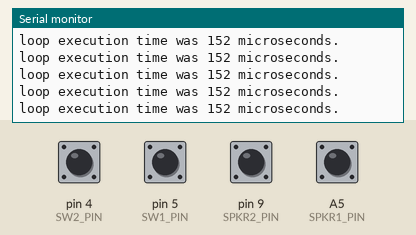
Recording of a sketch running on a simulated Arduino Uno, built with avr-gcc and run on an emulated ATmega328P. Parts: the last lines printed to the serial monitor. The test bench sets the inputs (shaded band); at power-on: A5 (SPKR1_PIN), pin 4 (SW2_PIN), pin 5 (SW1_PIN), pin 9 (SPKR2_PIN) HIGH.

Above: at 1.2 s.
1.3 s: pin 4 (SW2_PIN) pulled LOW for 0.15 s
At 1.44 s:
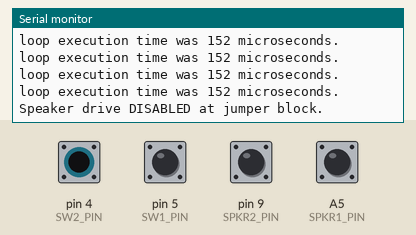
4.4 s: pin 5 (SW1_PIN) pulled LOW for 0.15 s
At 4.52 s:
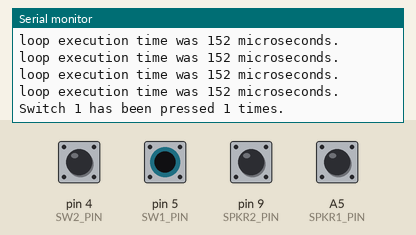
7.5 s: pin 4 (SW2_PIN) pulled LOW for 1 s
At 7.6 s:
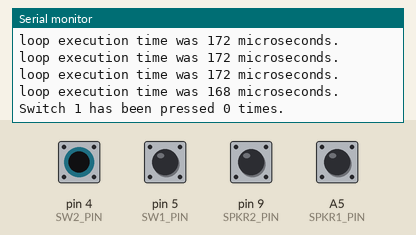
11.5 s: pin 5 (SW1_PIN) pulled LOW for 1 s
At 11.71 s:
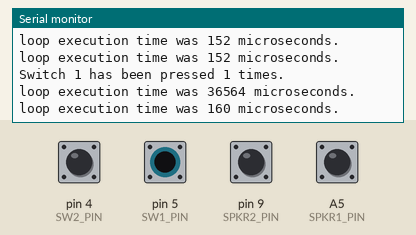
15.5 s: pin 4 (SW2_PIN) pulled LOW for 0.15 s
At 15.68 s:
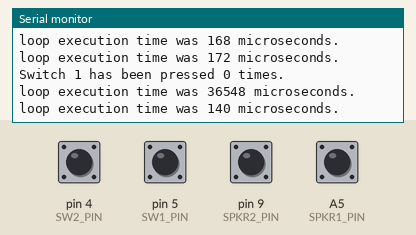
18.6 s: pin 5 (SW1_PIN) pulled LOW for 0.15 s
At 18.85 s:
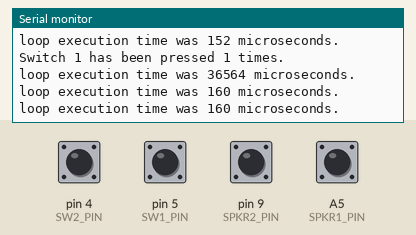
Timing chart, 0 to 21.6 s (numbered marks = the images above; inputs shaded):
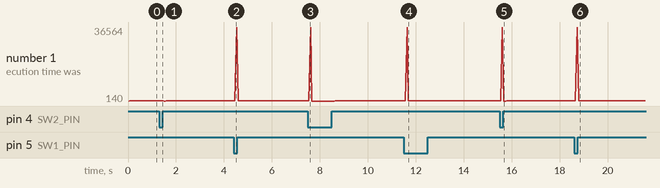

The sketch:

_4_6.ino
```cpp
// CPET-202 RIT Lab 4 starting code

#define CLK_FF_PIN       13
#define D_FF_PIN         12
#define SPKR1_PIN        A5

#define SW1_PIN          5
//Added
#define SW2_PIN          4
#define SPKR2_PIN        9
//end
#define QTR1_PIN         A3
#define QTR2_PIN         A4

boolean isSw1Pressed, prevIsSw1Pressed = false, isSw1Up2Dn, isSw1Dn2Up, isSw1Change;
boolean isSw2Pressed, prevIsSw2Pressed = false, isSw2Up2Dn, isSw2Dn2Up, isSw2Change;
int beepPin; // a variable since it is not known yet which pin has the speaker attached
int numTimesPressed=0;
long startMicroseconds=0, elapsedMicroseconds=0;

//***********************************************************************************
void setup()
{
  configureBoardPins();
  Serial.begin(9600);
  Serial.println(F("Lab 4: Configuration Detection"));
  beepPin = getActiveBeepPin();
}

//***********************************************************************************
void loop()
{
  startMicroseconds=micros(); // to measure execution time
  digitalWrite(QTR2_PIN,HIGH); // connect oscilloscope probe to this pin.

  updateSwitchStates(); // function call to update state of switches (pressed/not pressed)
  countSwitchPresses(); // increment or decrement counter of switch presses
  //  countSwitchPressesUsingStateMachine(); // avoids any risk of switch bounce
  lightUpBarGraph(numTimesPressed); // light all LEDs from bottom up to numTimesPressed level

  digitalWrite(QTR2_PIN,LOW);
  elapsedMicroseconds=micros()-startMicroseconds; // to measure execution time
  Serial.print("loop execution time was ");
  Serial.print(elapsedMicroseconds);
  Serial.println(" microseconds.");

  //beepPin = SPKR1_PIN;
  // will affect beeper sound when in main loop

  if (isSw1Pressed || isSw2Pressed) {
    tone(beepPin,880+numTimesPressed*20);  //change tone
    displayBeepPin(beepPin);

  }
  else if (isSw1Pressed==0){
    noTone(beepPin);
  }


  // to stop the speaker tone, call the function noTone e.g. ---> noTone(beepPin);

  delay(1);   //remove delay to see switch bounce glitch

} // Arduino loop()

//***********************************************************************************
void displayBeepPin(int beepPin)
{ // for spam reduction use static variable
  static int LastBeepPin;
  // declare variable here
  // add anti-spam code here

  // Report speaker drive configuration (SPKR1, SPKR2, DISABLED) to console.
  if (LastBeepPin != beepPin){
    switch (beepPin) {
      case (SPKR1_PIN): Serial.println(F("Speaker drive from SPKR1 pin.")); break;
      case (SPKR2_PIN): Serial.println(F("Speaker drive from SPKR2 pin.")); break;
      default:     Serial.println(F("Speaker drive DISABLED at jumper block."));
    }
  }
  LastBeepPin = beepPin;

}

//***********************************************************************************
int getActiveBeepPin(void)
{
  // Determine switchblock signal routing. Speaker/resistor will pull down
  // soft pullup of digital I/O.
  //
  // add:
  //    Configure SPKR1 and SPKR2 drive pins as pulled up inputs.
  //    Read pin levels.
  //    If a pin is high, it is not connected: leave as input.
  //    If a pin is low it is connected. tone() will automatically configure it for output.
  //    Return value of beepPin as SPKR1, SPKR2 or -1, depending on discovery

  pinMode(SPKR1_PIN, INPUT_PULLUP); // I/O pin speaker drive connection sense
  pinMode(SPKR2_PIN, INPUT_PULLUP);
  //int beepPin = SPKR1_PIN;

  if (digitalRead(SPKR1_PIN)==0){
    beepPin = SPKR1_PIN;
  }
  else if (digitalRead(SPKR2_PIN)==0){
    beepPin = SPKR2_PIN;
  }
  else {
    beepPin = -1;
  }
  return beepPin;
}

//*******************************************************************************************
void configureBoardPins(void)
{
  // Use pin names per schematic.
  // Schematic inputs are uC outputs.
  // Initialize outputs to benign levels (usually LOW)
  // Schematic outputs are uC inputs.
  // Assign pullups (INPUT_PULLUP) to indeterminate or unattached inputs.

  pinMode(SW1_PIN, INPUT_PULLUP);  // SPST active low pushbutton
  pinMode(SW2_PIN, INPUT_PULLUP);


  pinMode(SPKR1_PIN, INPUT_PULLUP); // I/O pin speaker drive connection sense
  pinMode(SPKR2_PIN, INPUT_PULLUP);

  pinMode(QTR2_PIN, OUTPUT);  // add for timing measurement using oscilloscope
}

//*******************************************************************************************
void updateSwitchStates (void)
{ // Signal conditioning: Log switch states and transitions
  prevIsSw1Pressed = isSw1Pressed;
  isSw1Pressed = !digitalRead(SW1_PIN); // convert switch active low to active high
  isSw1Up2Dn = (isSw1Pressed && !prevIsSw1Pressed); // switch just pressed
  isSw1Dn2Up = (!isSw1Pressed && prevIsSw1Pressed);   // switch just released
  isSw1Change = (isSw1Up2Dn || isSw1Dn2Up);             // switch just changed state

  // add code here to read switch 2
  prevIsSw2Pressed = isSw2Pressed;
  isSw2Pressed = !digitalRead(SW2_PIN); // convert switch active low to active high
  isSw2Up2Dn = (isSw2Pressed && !prevIsSw2Pressed); // switch just pressed
  isSw1Dn2Up = (!isSw2Pressed && prevIsSw2Pressed);   // switch just released
  isSw2Change = (isSw2Up2Dn || isSw2Dn2Up);             // switch just changed state
}

//*******************************************************************************************
void countSwitchPresses(void)
{
 static int LastNumTimesPressed;

  // if SW1 just pressed down, count up by one,
  if(isSw1Up2Dn){
    numTimesPressed += 1;
  }

  // if SW2 just pressed down, count down by one
  if(isSw2Up2Dn){
    numTimesPressed -= 1;
  }


  // if  numTimesPressed<0, force numTimesPressed to be zero
  if(numTimesPressed < 0){
    numTimesPressed = 0;
  }

  // if  numTimesPressed>10, force numTimesPressed to be 10.
  if(numTimesPressed > 10){
    numTimesPressed = 10;
  }

  // only if the value of numTimesPressed has changed, print the new value of numTimesPressed
  if(isSw1Up2Dn || isSw2Up2Dn){
    if (numTimesPressed!=LastNumTimesPressed){
      Serial.print("Switch 1 has been pressed ");
      Serial.print(numTimesPressed);
      Serial.println(" times.");
    }
  }
  LastNumTimesPressed=numTimesPressed;
}

//***********************************************************************************
void pulseClk(void)
{
   // Pulse clock line: LOW, HIGH to get guaranteed rising edge
  // and leave function with LED on i.e. clock high.

 digitalWrite(CLK_FF_PIN, LOW);
 digitalWrite(CLK_FF_PIN, HIGH);
 digitalWrite(CLK_FF_PIN, LOW);

}

//***********************************************************************************
void lightUpBarGraph(int barNum)
{ // start by calling clearShiftRegisterToZero()
  clearShiftRegisterToZero();
  for(int i = 0; i < barNum; i++){
    digitalWrite(D_FF_PIN, HIGH);
    pulseClk();

  if (barNum<9){
    digitalWrite(D_FF_PIN, LOW);

  }
  if(barNum >= 9){
      digitalWrite(D_FF_PIN, HIGH);
  }
  if(barNum >= 10){
      digitalWrite(CLK_FF_PIN, HIGH);
   }
  }

  // if the barNum>=9 turn on the CLK_FF_PIN LED or if not, turn off the LED
  // if the barNum>=10 turn on the D_FF_PIN LED or if not, turn off the LED
}


//***********************************************************************************
void clearShiftRegisterToZero(void)
{ // clear out the shift register by clocking out 8 zeroes.
int clkoutzeros = 0;
while(clkoutzeros !=8){
  digitalWrite(D_FF_PIN, LOW);
  pulseClk(); // call the pulseClk() function to perform clocking.
  clkoutzeros++;
}

  // leave the D_FF and CLK_FF pins LOW when done.
  digitalWrite(CLK_FF_PIN, LOW);
}

//***********************************************************************************
void countSwitchPressesUsingStateMachine (void)
{
  // Interpret changes in SW1 and SW2 presses
  // This function is complete as is. No modifications required.

  if ((isSw1Pressed && !prevIsSw1Pressed) &&  prevIsSw2Pressed ) numTimesPressed--; // falling SW1,  hi SW2 -> CW
  if ((!isSw1Pressed && prevIsSw1Pressed) && !isSw2Pressed ) numTimesPressed--; // rising SW1, low SW2 -> CW
  if ((isSw2Pressed && !prevIsSw2Pressed) && !isSw1Pressed ) numTimesPressed--; // falling SW2, low SW1 -> CW
  if ((!isSw2Pressed && prevIsSw2Pressed) &&  isSw1Pressed ) numTimesPressed--; // rising SW2,  hi SW1 -> CW

  if ((isSw1Pressed && !prevIsSw1Pressed) && !isSw2Pressed ) numTimesPressed++; // falling SW1, low SW2 -> CCW
  if ((!isSw1Pressed && prevIsSw1Pressed) &&  isSw2Pressed ) numTimesPressed++; // rising SW1,  hi SW2 -> CCW
  if ((isSw2Pressed && !prevIsSw2Pressed) &&  isSw1Pressed ) numTimesPressed++; // falling SW2,  hi SW1 -> CCW
  if ((!isSw2Pressed && prevIsSw2Pressed) && !isSw1Pressed ) numTimesPressed++; // rising SW2, low SW1 -> CCW}

  // check bounds on number, limit to 0 to 10
  if (numTimesPressed<0) numTimesPressed=0;
  if (numTimesPressed>10) numTimesPressed=10;
 }
```

Measured:
- after the input at 1.3 s, the serial monitor: prints a new line after 0.12 s (image 1)
- after the input at 4.4 s, the serial monitor: prints a new line after 0.10 s (image 2)
- after the input at 7.5 s, the serial monitor: prints a new line after 0.08 s (image 3)
- after the input at 11.5 s, the serial monitor: prints a new line after 0.10 s (image 4)
- after the input at 15.5 s, the serial monitor: prints a new line after 0.08 s (image 5)
- after the input at 18.6 s, the serial monitor: prints a new line after 0.10 s (image 6)
- plotted number 1: 152 → 172 after the input at 4.4 s, 172 → 152 after the input at 7.5 s, 152 → 168 after the input at 11.5 s, 168 → 152 after the input at 15.5 s, 152 → 172 after the input at 18.6 s
